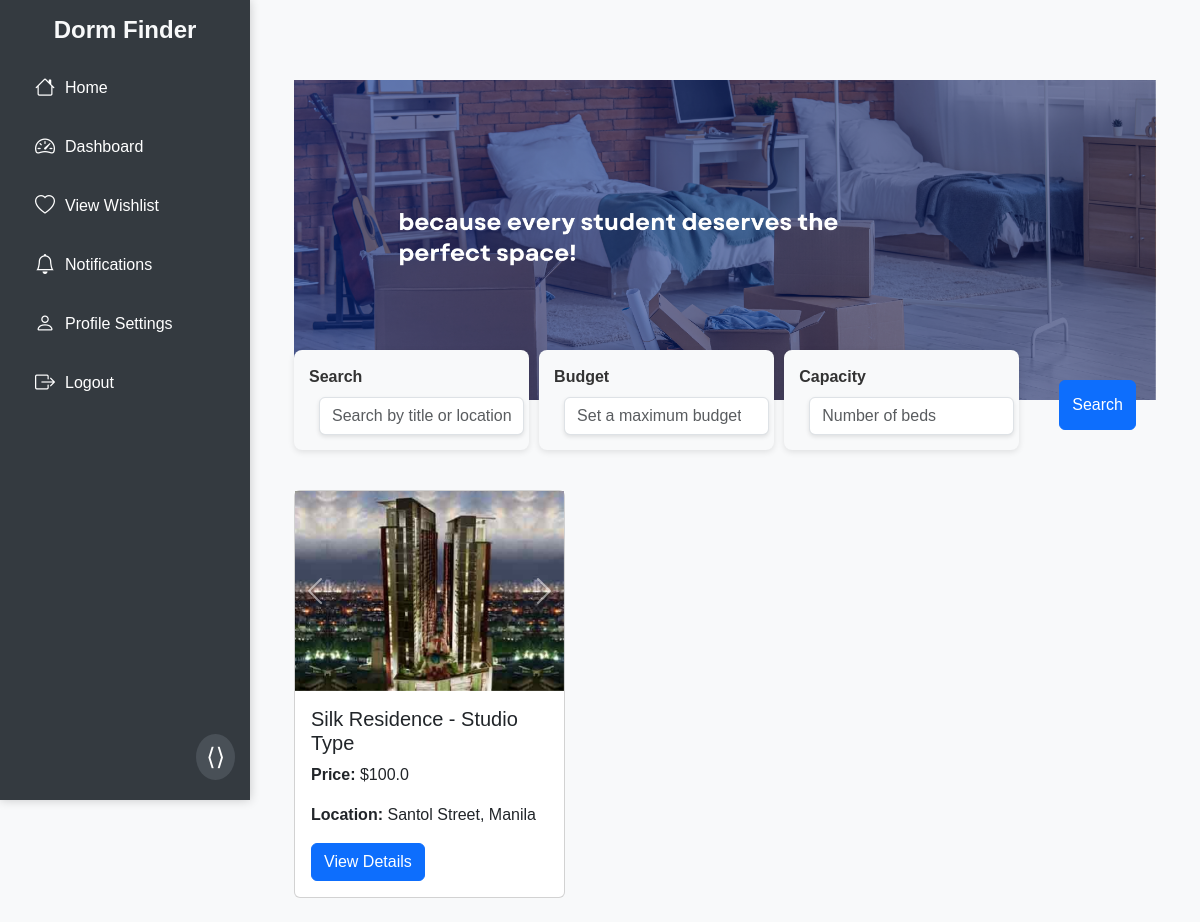
/ (signed in), run on the app's committed database.
### dormsys/models.py (models this page shows, shortened)
class Property(db.Model):
    __tablename__ = "properties"
    id = db.Column(db.Integer, primary_key=True, autoincrement=True)
    title = db.Column(db.String(150), nullable=False)
    images = db.Column(db.Text, nullable=True)  # Paths to property images
    description = db.Column(db.Text, nullable=False)
    price = db.Column(db.Float, nullable=False)
    location = db.Column(db.String(255), nullable=True)  # Address
    latitude = db.Column(db.Float, nullable=True)        # Latitude for geolocation
    longitude = db.Column(db.Float, nullable=True)       # Longitude for geolocation
    num_beds = db.Column(db.Integer, nullable=True)      # Number of beds
    amenities = db.Column(db.Text, nullable=True)        # Amenities list
    status = db.Column(db.String(50), default="Available")
    created_at = db.Column(db.DateTime, default=datetime.utcnow)
    user_id = db.Column(db.Integer, db.ForeignKey('users.id'), nullable=False)
    bookings = db.relationship('Booking', backref='property', lazy=True, cascade="all, delete-orphan")

### app.py (the view)
@app.route('/')
def home():
    properties = Property.query.all()
    tenant_bookings = {}
    if current_user.is_authenticated and current_user.role == "Tenant":
        bookings = Booking.query.filter_by(tenant_id=current_user.id).all()
        tenant_bookings = {booking.property_id: booking for booking in bookings}
    return render_template('home.html', properties=properties, tenant_bookings=tenant_bookings, form=SearchForm())

### dormsys/forms.py
class SearchForm(FlaskForm):
    query = StringField('Search', validators=[DataRequired()])
    date = DateField('Select a Date', format='%Y-%m-%d', validators=[DataRequired()])
    submit = SubmitField('Search')

### dormsys/models.py (called while the page is built)
@login_manager.user_loader
def load_user(user_id):
    return User.query.get(int(user_id))

### dormsys/templates/home.html (shortened to what this page needs)
{% extends "base.html" %}
{% block content %}
<div class="container mt-5">
    <div class="hero-section">
        <img src="{{ url_for('static', filename='assets/header 2.png') }}" alt="Student Dormitory">
    </div>
    <div class="search-container">
        <form method="POST" class="search-form">
            <div class="d-flex justify-content-center">
                <div class="search-box">
                    {{ form.query.label(class="form-label") }}
                    {{ form.query(class="form-control", placeholder="Search by title or location") }}
                </div>
                <div class="search-box">
                    <label for="budget" class="form-label">Budget</label>
                    <input type="number" class="form-control" id="budget" name="budget" placeholder="Set a maximum budget">
                </div>
                <div class="search-box">
                    <label for="capacity" class="form-label">Capacity</label>
                    <input type="number" class="form-control" id="capacity" name="capacity" placeholder="Number of beds">
                </div>
                <div class="btn-wrapper">
                    <button type="submit" class="btn btn-primary">{{ form.submit.label }}</button>
                </div>
            </div>
        </form>
    </div>
    <div class="row">
        {% if properties %}
            {% for property in properties %}
                <div class="col-md-4 mb-4">
                    <div class="card h-100">
                        <div id="carousel{{ property.id }}" class="carousel slide" data-bs-ride="carousel">
                            <div class="carousel-inner">
                                {% if property.images %}
                                    {% set images = property.images.split(', ') %}
                                    {% for img in images %}
                                    <div class="carousel-item {% if loop.first %}active{% endif %}">
                                        <img src="{{ url_for('static', filename='uploads/' + img) }}"
                                             class="d-block w-100"
                                             alt="{{ property.title }}"
                                             style="height: 200px; object-fit: cover;">
                                    </div>
                                    {% endfor %}
                                {% endif %}
                            </div>
                            <button class="carousel-control-prev" type="button" data-bs-target="#carousel{{ property.id }}" data-bs-slide="prev">
                                <span class="carousel-control-prev-icon" aria-hidden="true"></span>
                            </button>
                            <button class="carousel-control-next" type="button" data-bs-target="#carousel{{ property.id }}" data-bs-slide="next">
                                <span class="carousel-control-next-icon" aria-hidden="true"></span>
                            </button>
                        </div>
                        <div class="card-body">
                            <h5 class="card-title">{{ property.title }}</h5>
                            <p><strong>Price:</strong> ${{ property.price }}</p>
                            <p><strong>Location:</strong> {{ property.location }}</p>
                            <button class="btn btn-primary"
                                    data-bs-toggle="modal"
                                    data-bs-target="#propertyModal{{ property.id }}">
                                View Details
                            </button>
                        </div>
                    </div>
                </div>
            {% endfor %}
        {% else %}
            <p class="text-muted">No properties available at the moment.</p>
        {% endif %}
    </div>
</div>
{% endblock %}

### dormsys/templates/base.html (style rules this page uses)
body { display: flex; height: 100vh; margin: 0; font-family: Arial, sans-serif; background-color: #f8f9fa; }

### dormsys/templates/home.html (style rules this page uses)
.hero-section { width: 100%; height: 40vh; overflow: hidden; }
.hero-section img { width: 100%; height: 100%; object-fit: cover; display: block; }
.search-form .form-label { font-weight: bold; color: #333; }
.search-form .form-control { border-radius: 0.375rem; box-shadow: 0 2px 4px rgba(0, 0, 0, 0.1); transition: all 0.3s ease; }
.search-form .btn { border-radius: 0.375rem; padding: 12px; }
.search-container { display: flex; justify-content: center; align-items: center; margin-bottom: 40px; position: relative; z-index: 2; margin-top: -50px; }
.search-box { background-color: #f8f9fa; padding: 15px; border-radius: 8px; box-shadow: 0 2px 6px rgba(0, 0, 0, 0.1); margin-right: 10px; }
.search-container .form-control { margin: 0 10px; }
.search-container .btn-wrapper { margin-top: 20px; display: inline-block; padding: 10px 20px; }
.btn-wrapper { margin-left: 10px; }

### data on the page
Property: title "Silk Residence - Studio Type", price "100.0", location "Santol Street, Manila"
